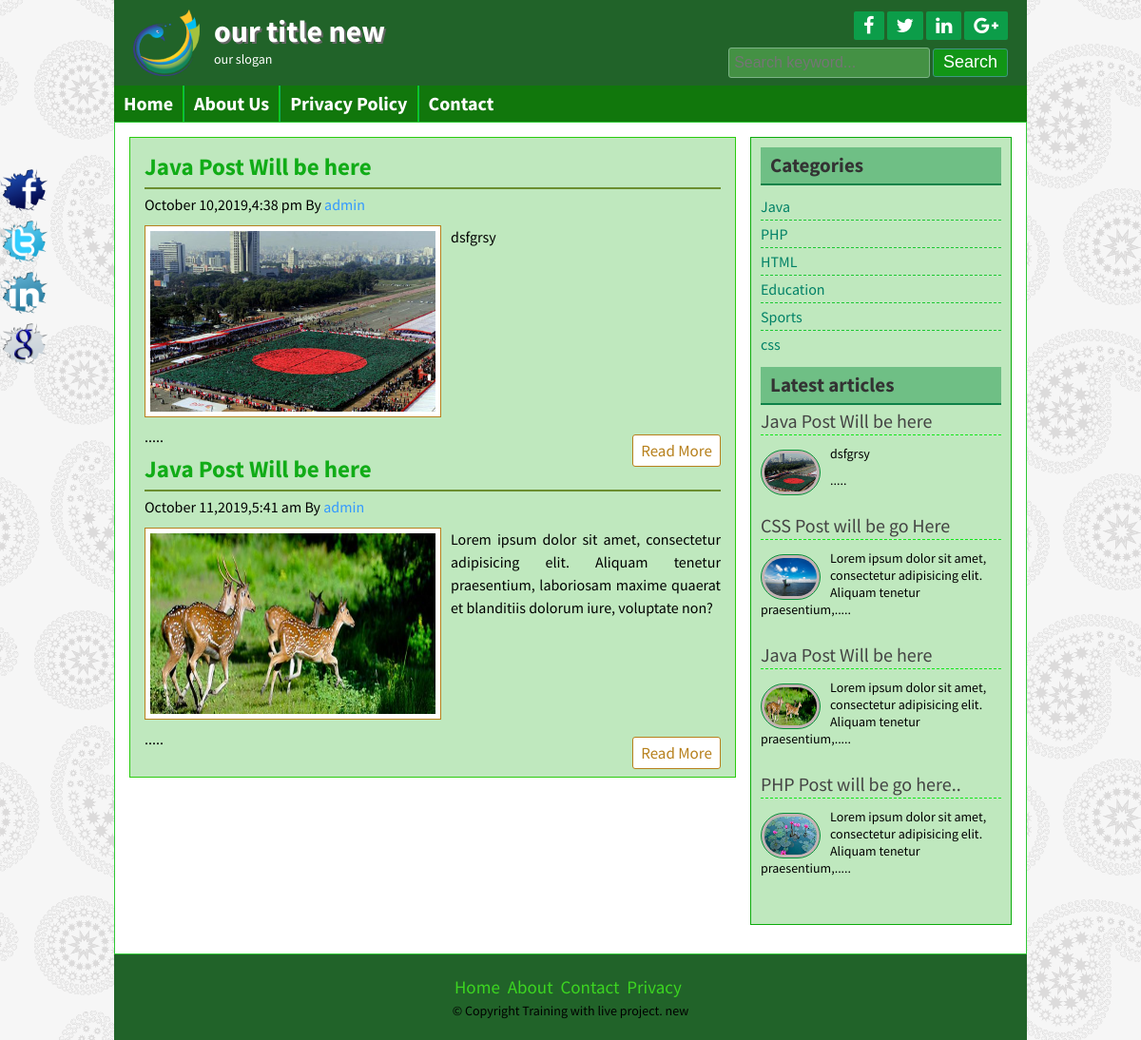
The page /posts.php?c=1 on the database its author committed.
### tables this page shows
CREATE TABLE IF NOT EXISTS `title_slogan` (
  `id` int(11) NOT NULL AUTO_INCREMENT,
  `title` varchar(255) NOT NULL,
  `slogan` varchar(255) NOT NULL,
  `logo` varchar(255) NOT NULL,
  PRIMARY KEY (`id`)
);

CREATE TABLE IF NOT EXISTS `add_page` (
  `id` int(11) NOT NULL AUTO_INCREMENT,
  `name` varchar(255) NOT NULL,
  `body` text NOT NULL,
  PRIMARY KEY (`id`)
);

CREATE TABLE IF NOT EXISTS `tbl_post` (
  `id` int(11) NOT NULL AUTO_INCREMENT,
  `cat` bigint(20) DEFAULT NULL,
  `titel` varchar(255) NOT NULL,
  `body` text NOT NULL,
  `image` varchar(255) NOT NULL,
  `author` varchar(50) NOT NULL,
  `tags` varchar(255) NOT NULL,
  `date` timestamp NOT NULL,
  `userid` int(11) NOT NULL,
  PRIMARY KEY (`id`),
  KEY `tbl_post_cat_foreign` (`cat`)
);

CREATE TABLE IF NOT EXISTS `tbl_category` (
  `id` bigint(20) NOT NULL AUTO_INCREMENT,
  `name` varchar(50) NOT NULL,
  PRIMARY KEY (`id`)
);

CREATE TABLE IF NOT EXISTS `tbl_footer` (
  `id` int(11) NOT NULL AUTO_INCREMENT,
  `name` varchar(255) NOT NULL,
  PRIMARY KEY (`id`)
);

### lib/Database.php (called while the page is built, shortened)
<?php
Class Database{
	public $host   = DB_HOST;
	public $user   = DB_USER;
	public $pass   = DB_PASS;
	public $dbname = DB_NAME;
	public $link;
	public function connectDB(){
	$this->link = new mysqli($this->host, $this->user, $this->pass, $this->dbname);
 }
	public function select($sql){
		$result = $this->link->query($sql) or die($this->link->error.__LINE__);
		if($result->num_rows > 0){
			return $result;
		} else {
			return false;
		}
	}
}

### helpers/Format.php (called while the page is built, shortened)
<?php
$path=dirname(realpath(__FILE__));
include_once $path.'/../lib/Database.php';
class Format
{
	public function formateDate($date){
      return date('F j,Y,g:i a',strtotime($date));
	}
	public function textShorten($text, $limit = 400){
		$text = $text." ";
		$text = substr($text,0,$limit);
		$text = substr($text, 0, strrpos($text," "));
		$text=$text.".....";
		return $text;
	}
	public function title(){
       $data=$_SERVER['SCRIPT_FILENAME'];
       $data=basename($data, '.php');
       $data = ucfirst($data);
      if ($data == 'Index') {
      	return "Home";
      }else{
      	return $data;
      }
	}
}
?>

### posts.php (the view)
<?php include 'inc/header.php';?>
<?php
if(!isset($_GET['c']) || $_GET['c'] ==NULL  ){
  header("Location:404.php");
} else {
  $id=$_GET['c'];
}
?>
<div class="contentsection contemplete clear">
  <div class="maincontent clear">
    <div class="about">
      <?php
      $query=" Select *from tbl_post where cat=$id";
      $post=$db->select($query);
      if($post){
        while($result=$post->fetch_assoc()){
         ?>
         <h2><?php echo $result['titel'];?></h2>
         <h4><?php echo $fm->formateDate($result['date']);?> By <a href="#"><?php echo $result['author'];?></a></h4>
         <img src="admin/<?php echo $result['image'];?>" alt="post image"/>
         <?php echo $fm->textShorten($result['body']);?>
         <div class="readmore clear">
           <a href="post.php?id=<?php echo $result['id'];?>"> Read More</a>
         </div>
        <?php } } else {  ?>
        <h3> No post Avilable in this category.</h3>
    <?php  } ?>
       </div>
  </div>
  <?php  include "inc/sidebar.php";?>
  <?php include "inc/footer.php";?>

### inc/header.php (shortened to what this page needs)
<?php
	$path= dirname(realpath(__FILE__));
	include $path.'/../lib/Database.php';
	include $path.'/../helpers/Format.php';
	$db = new Database();
	$fm = new Format();
?>
<!DOCTYPE html>
<html>
<head>
	<?php include 'scripts/css.php';?>
</head>
<body>
<div class="headersection templete clear">
<a href="index.php">
	<div class="logo">
		<?php
		$query="SELECT * from  title_slogan where id='1'";
		$result=$db->select($query);
		if ($result) {
			$data=$result->fetch_assoc();
			?>
			<img src="admin/<?php echo $data['logo'];?>" alt="Logo"/>
			<h2><?php echo $data['title'];?></h2>
			<p><?php echo $data['slogan'];?></p>
		<?php }?>
	</div>
</a>
<div class="social clear">
	<div class="icon clear">
		<a href="#" target="_blank"><i class="fa fa-facebook"></i></a>
		<a href="#" target="_blank"><i class="fa fa-twitter"></i></a>
		<a href="#" target="_blank"><i class="fa fa-linkedin"></i></a>
		<a href="#" target="_blank"><i class="fa fa-google-plus"></i></a>
	</div>
	<div class="searchbtn clear">
		<form action="search.php" method="GET">
			<input type="text" name="search" placeholder="Search keyword..."/>
			<input type="submit" name="submit" value="Search"/>
		</form>
	</div>
</div>
</div>
<div class="navsection templete">
<ul>
	<li><a  <?php if ($fm->title()=='Home') {
		echo 'id="active"';
	}?> href="index.php">Home</a></li>
	<?php
	$sql="SELECT * from add_page";
	$pages=$db->select($sql);
	if ($pages) {
		while ($result=$pages->fetch_assoc()) {
			?>
			<li><a <?php
			if (isset($_GET['pageid']) && $_GET['pageid']==$result['id']) {
				echo 'id="active"';
			}
			?> href="about.php?pageid=<?php echo $result['id'];?>"><?php echo $result['name'];?></a></li>
		<?php } }?>
		<li><a <?php if ($fm->title()=='Contact') {
			echo 'id="active"';
		}?> href="contact.php">Contact</a></li>
	</ul>
</div>

### inc/sidebar.php
<div class="sidebar clear">
	<div class="samesidebar clear">
		<h2>Categories</h2>
		<ul>
			<?php
			$query="SELECT * from tbl_category";
			$category = $db->select($query);
			if($category){
				while($result=$category->fetch_assoc()){
					?>
					<li><a href="posts.php?c=<?php echo $result['id'];?>"><?php echo $result['name'];?></a></li>
				<?php } } else { ?>
					<li>NO Category Created</a></li>
				<?php }?>
			</ul>
		</div>
		<div class="samesidebar clear">
			<h2>Latest articles</h2>
			<?php
			$query="SELECT * from tbl_post limit 5";
			$post=$db->select($query);
			if($post){
				while($result=$post->fetch_assoc()){
					?>
					<div class="popular clear">
						<h3><a href="post.php?id=<?php echo $result['id'];?>"> <?php echo $result['titel'];?></h3>
							<a href="post.php?id=<?php echo $result['id'];?>"><img src="admin/<?php echo $result['image'];?>" alt="post image"/> </a>
							<p><?php echo $fm->textShorten($result['body'],100); ?> </p>
						</div>
					<?php } } else { header ("location:404.php");}?>
				</div>
			</div>

### inc/footer.php (shortened to what this page needs)
</div>
	<div class="footersection templete clear">
	  <div class="footermenu clear">
		<ul>
			<li><a href="#">Home</a></li>
			<li><a href="#">About</a></li>
			<li><a href="#">Contact</a></li>
			<li><a href="#">Privacy</a></li>
		</ul>
	  </div>
    <?php
$query="SELECT * from tbl_footer where id='1' ";
$data=$db->select($query);
if ($data) {
    while ($result=$data->fetch_assoc()) {
?>
	  <p>&copy; <?php echo $result['name'];?> </p>
<?php } }?>
	</div>
	<div class="fixedicon clear">
		<a href="http://www.facebook.com"><img src="images/fb.png" alt="Facebook"/></a>
		<a href="http://www.twitter.com"><img src="images/tw.png" alt="Twitter"/></a>
		<a href="http://www.linkedin.com"><img src="images/in.png" alt="LinkedIn"/></a>
		<a href="http://www.google.com"><img src="images/gl.png" alt="GooglePlus"/></a>
	</div>
</body>
</html>

### theme/green.css (style rules this page uses)
.headersection { background: #216329 none repeat scroll 0 0; }
.icon a { background: #0c9d49 none repeat scroll 0 0; }
input[type="submit"] { background: #119516 none repeat scroll 0 0; }
.searchbtn input[type="text"] { border: 1px solid #7CB386; background: #449144; }
.searchbtn input[type="submit"] { border: 1px solid #3e9781; }
.navsection { background: none repeat scroll 0 0 #11770c; }
.navsection ul li { border-left: 1px solid #0db35a; border-right: 1px solid #0bd009; }
.footersection { background: #216329; }
.footermenu ul li a { color: #3CD521; }
.maincontent { background: #bfe8be none repeat scroll 0 0; border: 1px solid #2acc0e; }
.samepost h2, .about h2 { border-bottom: 2px solid #6b8e30; color: #11ac17; }
.sidebar { background: #bfe8be none repeat scroll 0 0; border: 1px solid #0cac0b; }
.samesidebar h2 { background: #6fbf85 none repeat scroll 0 0; border-bottom: 2px solid #0d8249; }
.samesidebar ul li a { color: #008167; }
.samesidebar ul li { border-bottom: 1px dashed #1cc833; }
.popular h3 { border-bottom: 1px dashed #11e619; }
.popular img { background: #c4b4b4 none repeat scroll 0 0; border: 1px solid #07913a; }
.contentsection { background: #ffffff none repeat scroll 0 0; border: 1px solid #2fca35; }
.headersection { background: #216329 none repeat scroll 0 0; color: #fff; }

### rows shown on the page
title_slogan: logo (picture), title "our title new", slogan "our slogan"
add_page: name "About Us"
add_page: name "Privacy Policy"
tbl_post: titel "Java Post Will be here", date "October 10,2019,4:38 pm", author "admin", image (picture), body "dsfgrsy ....."
tbl_post: titel "Java Post Will be here", date "October 11,2019,5:41 am", author "admin", image (picture), body "Lorem ipsum dolor sit amet, consectetur adipisicing elit. Aliquam tenetur praesentium, laboriosam maxime quaerat et blanditiis dolorum iure, voluptate non? .....", body "Lorem ipsum dolor sit amet, consectetur adipisicing elit. Aliquam tenetur praesentium,....."
tbl_category: name "Java"
tbl_category: name "PHP"
tbl_category: name "HTML"
tbl_category: name "Education"
tbl_category: name "Sports"
tbl_category: name "css"
tbl_post: titel "CSS Post will be go Here", image (picture), body "Lorem ipsum dolor sit amet, consectetur adipisicing elit. Aliquam tenetur praesentium,....."
tbl_post: titel "PHP Post will be go here..", image (picture), body "Lorem ipsum dolor sit amet, consectetur adipisicing elit. Aliquam tenetur praesentium,....."
tbl_footer: name "Copyright Training with live project. new"
